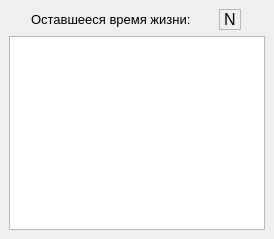
<?xml version="1.0" encoding="UTF-8"?>
<ui version="4.0">
 <class>Worker</class>
 <widget class="QMainWindow" name="Worker">
  <property name="geometry">
   <rect>
    <x>0</x>
    <y>0</y>
    <width>274</width>
    <height>239</height>
   </rect>
  </property>
  <property name="sizePolicy">
   <sizepolicy hsizetype="Fixed" vsizetype="Fixed">
    <horstretch>0</horstretch>
    <verstretch>0</verstretch>
   </sizepolicy>
  </property>
  <property name="contextMenuPolicy">
   <enum>Qt::NoContextMenu</enum>
  </property>
  <property name="windowTitle">
   <string>MainWindow</string>
  </property>
  <property name="animated">
   <bool>false</bool>
  </property>
  <widget class="QWidget" name="centralwidget">
   <layout class="QVBoxLayout" name="verticalLayout">
    <item>
     <layout class="QHBoxLayout" name="horizontalLayout">
      <item>
       <widget class="QLabel" name="label">
        <property name="sizePolicy">
         <sizepolicy hsizetype="Fixed" vsizetype="Fixed">
          <horstretch>0</horstretch>
          <verstretch>0</verstretch>
         </sizepolicy>
        </property>
        <property name="font">
         <font>
          <pointsize>10</pointsize>
         </font>
        </property>
        <property name="text">
         <string>Оставшееся время жизни:</string>
        </property>
        <property name="wordWrap">
         <bool>false</bool>
        </property>
       </widget>
      </item>
      <item>
       <widget class="QLabel" name="label_2">
        <property name="sizePolicy">
         <sizepolicy hsizetype="Fixed" vsizetype="Fixed">
          <horstretch>0</horstretch>
          <verstretch>0</verstretch>
         </sizepolicy>
        </property>
        <property name="font">
         <font>
          <pointsize>12</pointsize>
         </font>
        </property>
        <property name="frameShape">
         <enum>QFrame::StyledPanel</enum>
        </property>
        <property name="text">
         <string>N</string>
        </property>
       </widget>
      </item>
     </layout>
    </item>
    <item>
     <widget class="QListWidget" name="listWidget">
      <property name="sizePolicy">
       <sizepolicy hsizetype="Expanding" vsizetype="Expanding">
        <horstretch>0</horstretch>
        <verstretch>0</verstretch>
       </sizepolicy>
      </property>
     </widget>
    </item>
   </layout>
  </widget>
 </widget>
 <resources/>
 <connections/>
</ui>
